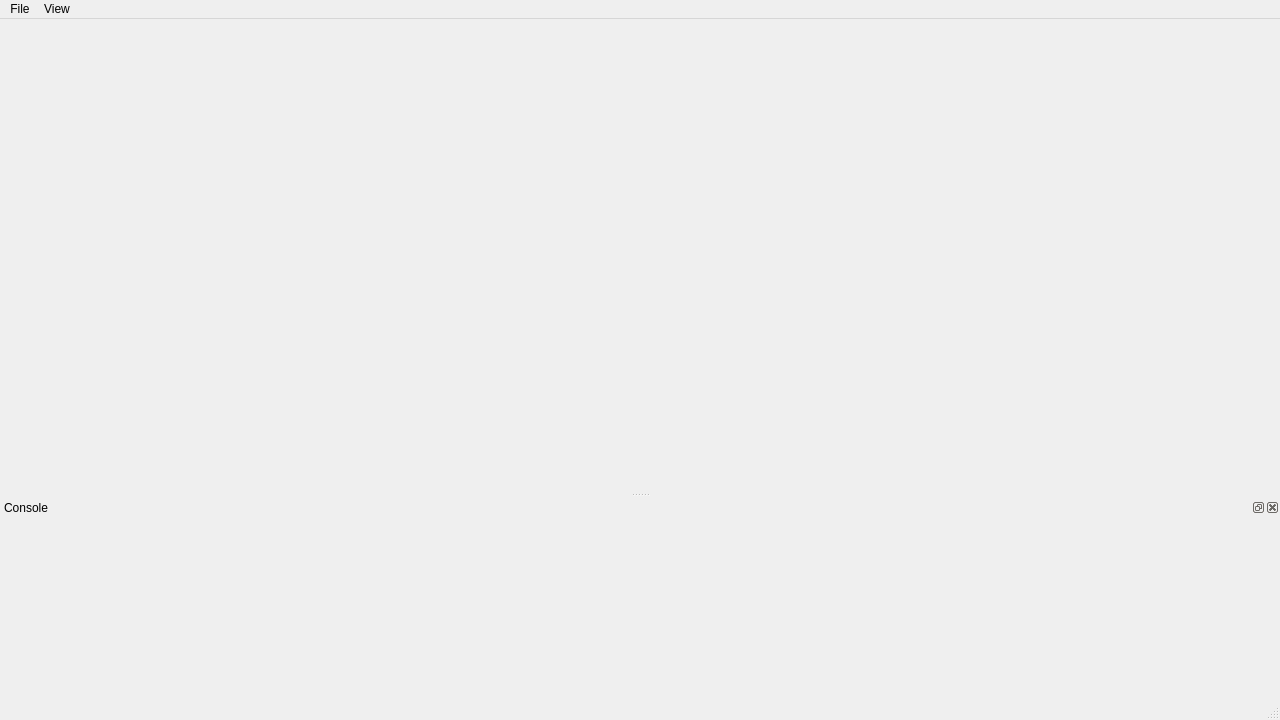
<?xml version="1.0" encoding="UTF-8"?>
<ui version="4.0">
 <class>MainWindow</class>
 <widget class="QMainWindow" name="MainWindow">
  <property name="geometry">
   <rect>
    <x>0</x>
    <y>0</y>
    <width>1280</width>
    <height>720</height>
   </rect>
  </property>
  <property name="windowTitle">
   <string>MainWindow</string>
  </property>
  <widget class="QWidget" name="centralwidget">
   <layout class="QGridLayout" name="gridLayout"/>
  </widget>
  <widget class="QMenuBar" name="menubar">
   <property name="geometry">
    <rect>
     <x>0</x>
     <y>0</y>
     <width>1280</width>
     <height>21</height>
    </rect>
   </property>
   <widget class="QMenu" name="menuView">
    <property name="title">
     <string>View</string>
    </property>
    <addaction name="action_console"/>
    <addaction name="separator"/>
    <addaction name="action_scene_view"/>
    <addaction name="action_render_view"/>
    <addaction name="separator"/>
    <addaction name="action_toggle_fullscreen"/>
   </widget>
   <widget class="QMenu" name="menuFile">
    <property name="title">
     <string>File</string>
    </property>
    <widget class="QMenu" name="menuImport">
     <property name="title">
      <string>Import</string>
     </property>
     <addaction name="action_obj"/>
    </widget>
    <addaction name="menuImport"/>
    <addaction name="separator"/>
    <addaction name="action_quit"/>
   </widget>
   <addaction name="menuFile"/>
   <addaction name="menuView"/>
  </widget>
  <widget class="QStatusBar" name="statusbar"/>
  <widget class="QDockWidget" name="console_dock">
   <property name="minimumSize">
    <size>
     <width>600</width>
     <height>200</height>
    </size>
   </property>
   <property name="floating">
    <bool>false</bool>
   </property>
   <property name="windowTitle">
    <string>Console</string>
   </property>
   <attribute name="dockWidgetArea">
    <number>8</number>
   </attribute>
   <widget class="QWidget" name="console_dock_contents"/>
  </widget>
  <action name="action_console">
   <property name="checkable">
    <bool>true</bool>
   </property>
   <property name="checked">
    <bool>true</bool>
   </property>
   <property name="text">
    <string>Console</string>
   </property>
   <property name="shortcut">
    <string>C</string>
   </property>
  </action>
  <action name="action_scene_view">
   <property name="checkable">
    <bool>true</bool>
   </property>
   <property name="checked">
    <bool>true</bool>
   </property>
   <property name="text">
    <string>Scene View</string>
   </property>
   <property name="shortcut">
    <string>2</string>
   </property>
  </action>
  <action name="action_render_view">
   <property name="checkable">
    <bool>true</bool>
   </property>
   <property name="checked">
    <bool>true</bool>
   </property>
   <property name="text">
    <string>Render View</string>
   </property>
   <property name="shortcut">
    <string>1</string>
   </property>
  </action>
  <action name="action_quit">
   <property name="text">
    <string>Quit</string>
   </property>
   <property name="shortcut">
    <string>Esc</string>
   </property>
  </action>
  <action name="action_obj">
   <property name="text">
    <string>Wavefront .obj</string>
   </property>
   <property name="toolTip">
    <string>.obj</string>
   </property>
   <property name="shortcut">
    <string>Ctrl+I</string>
   </property>
  </action>
  <action name="action_toggle_fullscreen">
   <property name="checkable">
    <bool>true</bool>
   </property>
   <property name="text">
    <string>Toggle Fullscreen</string>
   </property>
   <property name="shortcut">
    <string>Alt+Return</string>
   </property>
  </action>
 </widget>
 <resources/>
 <connections/>
</ui>
